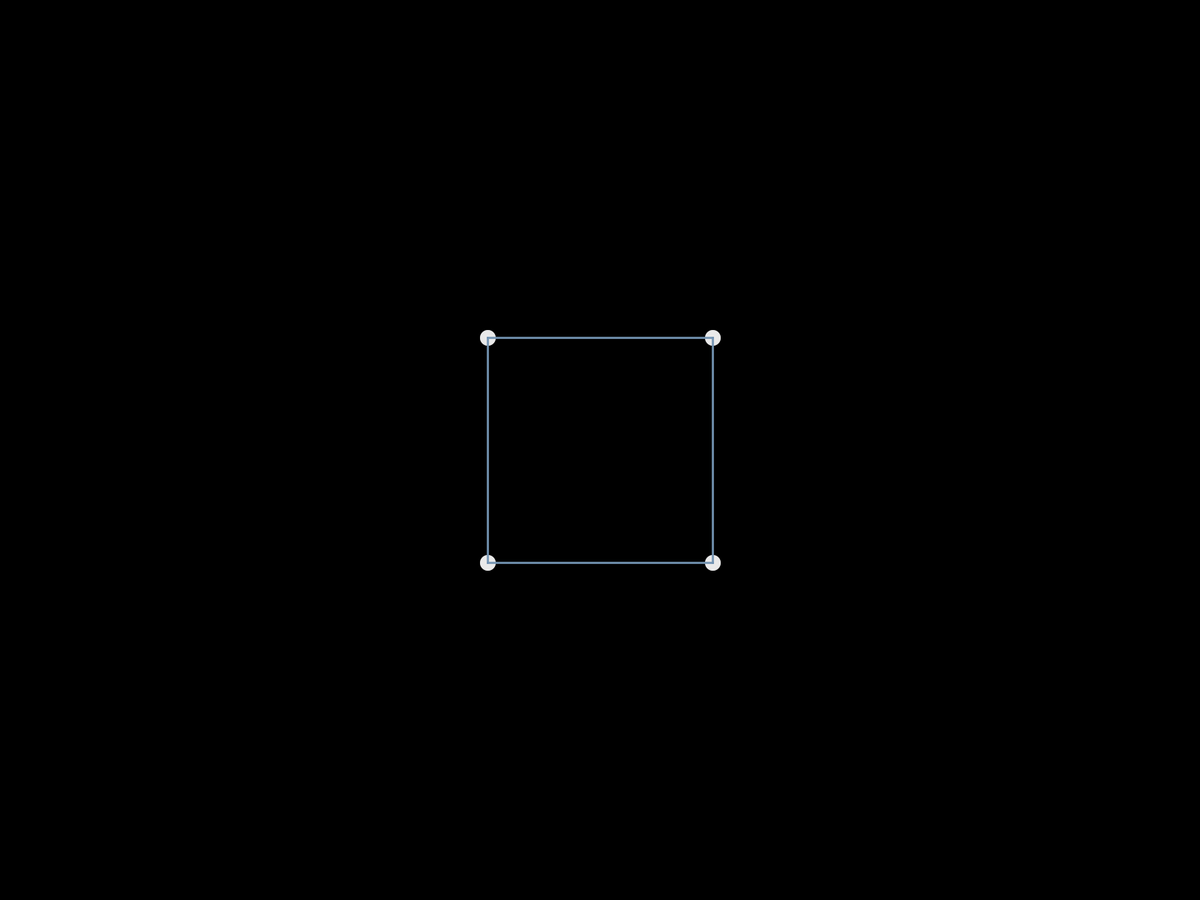
Frame 1 (no input)
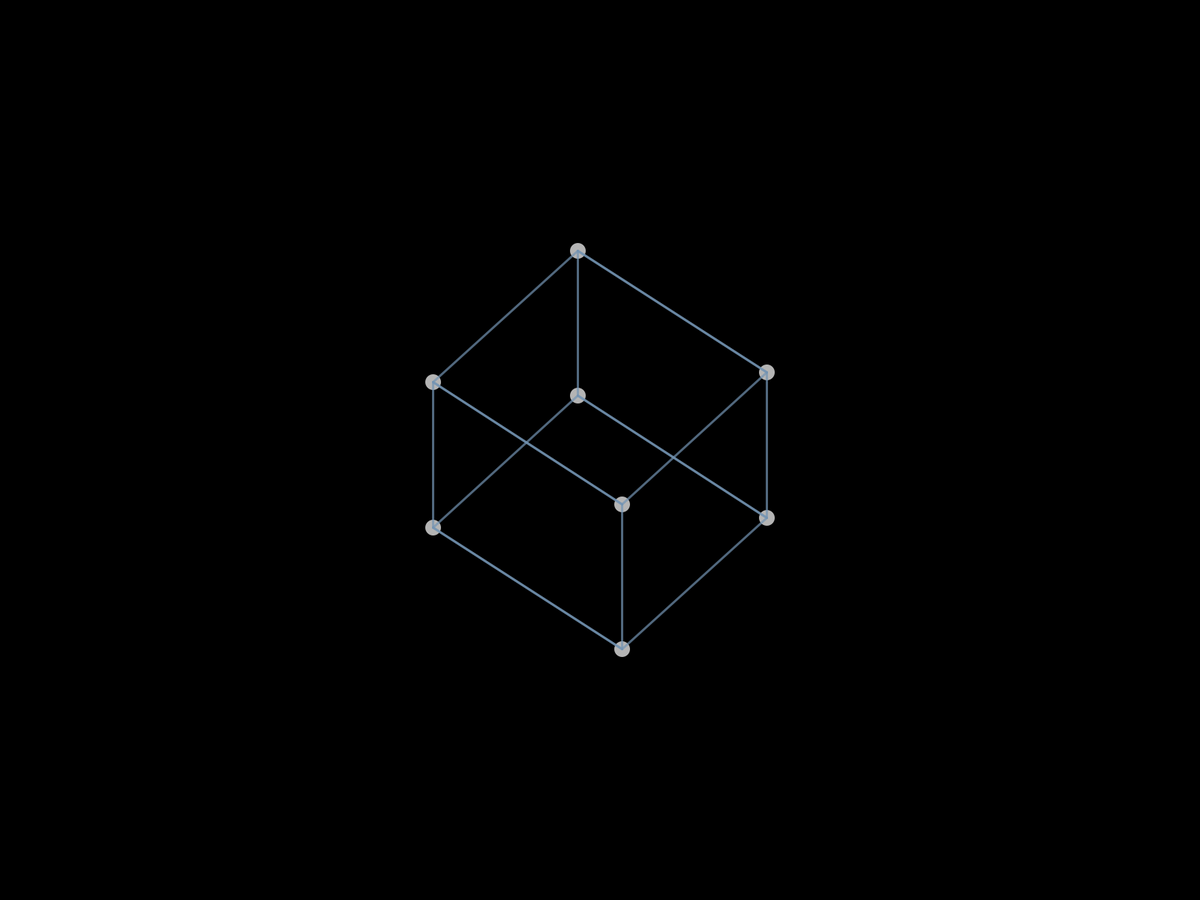
Frame 60 (the mouse pressed at the canvas centre just before this capture)
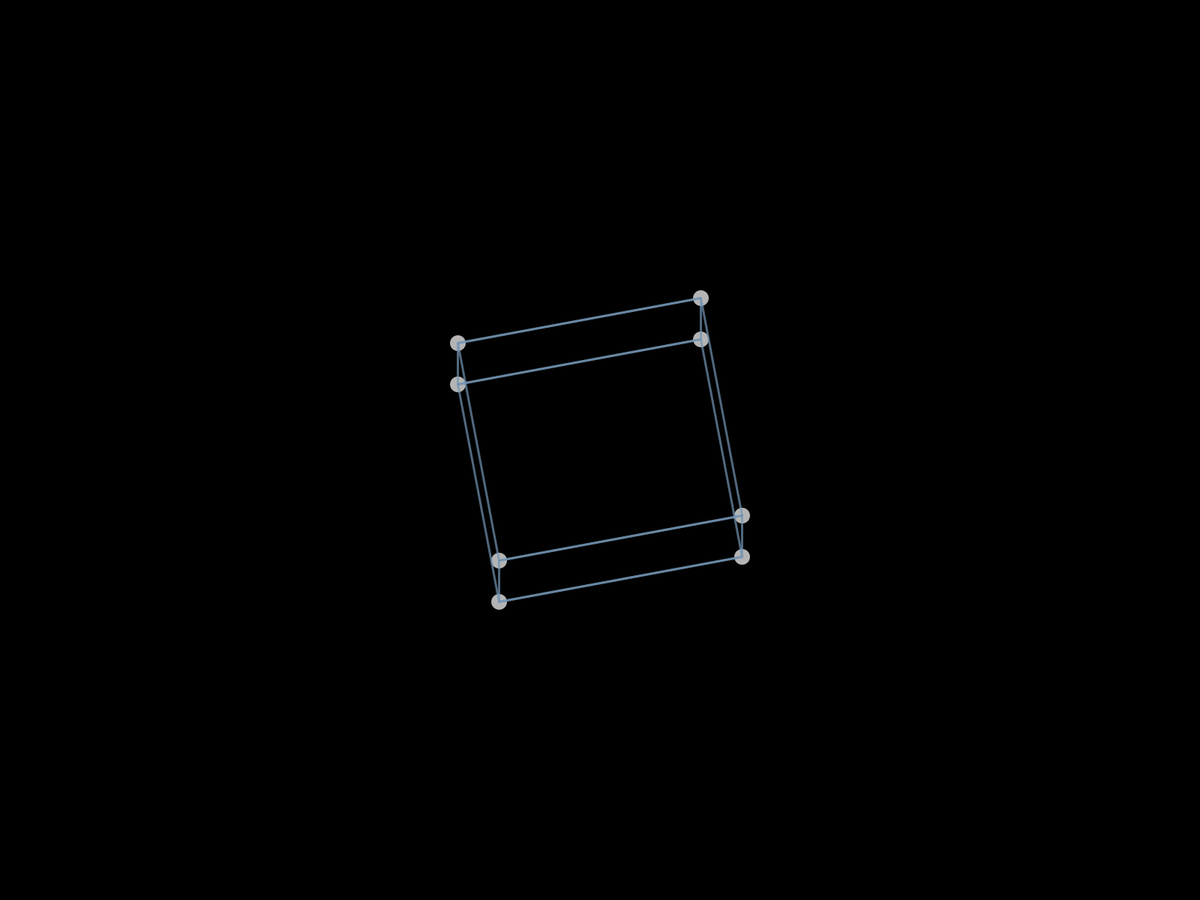
Frame 120 (the mouse held since frame 60 and released just before this capture)

The Processing sketch that drew these frames (run headless with seeded random() and noise(); from frame 60 on, the mouse is pressed at the canvas centre):

// Processing sketch: main
// ── main.pde
Cube cube;

void setup()
{
  surface.setTitle("Cube");
  createCube();

  fullScreen();
}

void createCube()
{
  var totalVertices = floor(pow(2, 3));
  var originPoints = new PVector[totalVertices];

  originPoints[0] = new PVector(1, 1, -1.1);
  originPoints[1] = new PVector(-1, 1, -1.1);
  originPoints[2] = new PVector(-1, -1, -1.1);
  originPoints[3] = new PVector(1, -1, -1.1);
  originPoints[4] = new PVector(1, 1, 1.1);
  originPoints[5] = new PVector(-1, 1, 1.1);
  originPoints[6] = new PVector(-1, -1, 1.1);
  originPoints[7] = new PVector(1, -1, 1.1);
  var radius = 150f;

  cube = new Cube(originPoints, radius);
}

void draw()
{
  background(0);

  cube.animate();
  cube.render();
}

// ── Cube.pde
class Cube
{

  private PVector[] originPoints;
  private PVector[] projectedCube;

  private float theta;
  private float deltaTheta;
  private float radius;

  /* Constructor definition */
  public Cube(PVector[] originPoints, float radius)
  {
    this.originPoints = originPoints;
    this.projectedCube = new PVector[this.originPoints.length];

    this.theta = 0f;
    this.deltaTheta = PI / 213;
    this.radius = radius;
  }

  /* Function definition */
  public void animate()
  {
    if (this.projectedCube != null)
    {
      var rotation = new Rotation();
      var projection = new Projection();

      for (int p = 0; p < this.projectedCube.length; p++)
      {
        var originPoint = this.originPoints[p];

        //var plane = "xy";
        //var rotatedPoint = rotation.rotateAround(originPoint, theta, plane);
        var plane = "xz";
        var rotatedPoint = rotation.rotateAround(originPoint, theta, plane);
        plane = "yz";
        rotatedPoint = rotation.rotateAround(rotatedPoint, theta, plane);

        var projectedPoint = projection.project(rotatedPoint);
        projectedPoint.mult(this.radius);

        this.projectedCube[p] = projectedPoint;
      }
    }

    this.theta += this.deltaTheta;
  }

  public void render()
  {
    if (this.projectedCube != null)
    {
      pushMatrix();
      translate(width / 2, height / 2);

      this.renderVertices();
      this.renderConnections();
      popMatrix();
    }
  }

  private void renderVertices()
  {
    noFill();
    stroke(255, 180);
    strokeWeight(21);

    for (var originPoint : this.projectedCube)
      point(originPoint.x, originPoint.y);
  }

  private void renderConnections()
  {
    for (int p = 0; p < this.projectedCube.length; p++)
    {
      this.connect(p, (p + 1) % 4 + (p >= 4 ? 4 : 0));
      this.connect(p % 4, (p % 4) + 4);
    }
  }

  private void connect(int a, int b)
  {
    var previous = this.projectedCube[a];
    var next = this.projectedCube[b];

    stroke(115, 147, 179, 180);
    strokeWeight(3);
    line(previous.x, previous.y, next.x, next.y);
  }
}

// ── Projection.pde
class Projection
{

  private Utility utility;

  /* Constructor definition */
  public Projection()
  {
    this.utility = new Utility();
  }

  /* Function definition */
  public PVector project(PVector vector)
  {
    var projectionMatrix = new float[][] {
      {1, 0, 0},
      {0, 1, 0}
    };
    
    return this.utility.multiply(projectionMatrix, vector);
  }
}

// ── Rotation.pde
class Rotation
{

  private Utility utility;

  /* Constructor definition */
  public Rotation()
  {
    this.utility = new Utility();
  }

  /* Function definition */
  public PVector rotateAround(PVector vector,
    float angle, String plane)
  {
    var rotationMap = this.getRotationMap(angle);
    var rotationMatrix = rotationMap.get(plane);
    return this.utility.multiply(rotationMatrix, vector);
  }

  private HashMap<String, float[][]> getRotationMap(float angle)
  {
    var rotationMap = new HashMap<String, float[][]>();

    var rotationMatrix = new float[][] {
      {cos(angle), -sin(angle), 0},
      {sin(angle), cos(angle), 0},
      {0, 0, 1}
    };
    var planeString = "xy";
    rotationMap.put(planeString, rotationMatrix);

    rotationMatrix = new float[][] {
      {cos(angle), 0, -sin(angle)},
      {0, 1, 0},
      {sin(angle), 0, cos(angle)}
    };
    planeString = "xz";
    rotationMap.put(planeString, rotationMatrix);

    rotationMatrix = new float[][] {
      {1, 0, 0},
      {0, cos(angle), -sin(angle)},
      {0, sin(angle), cos(angle)}
    };
    planeString = "yz";
    rotationMap.put(planeString, rotationMatrix);

    return rotationMap;
  }
}

// ── Utility.pde
class Utility
{

  /* Constructor definition */
  public Utility()
  {
  }

  /* Function definition */
  public PVector multiply(float[][] m1, PVector m2)
  {
    var newM2 = this.toMatrix(m2);
    var metaVector = this.multiply(m1, newM2);
    return this.toVector(metaVector);
  }

  private float[][] multiply(float[][] matrix0, float[][] matrix1)
  {
    var cols0 = matrix0[0].length;
    var rows1 = matrix1.length;
    var productIsValid = (cols0 == rows1);
    if (!productIsValid) return null;

    var rows0 = matrix0.length;
    var cols1 = matrix1[0].length;
    var metaMatrix = new float[rows0][cols1];
    for (int row = 0; row < rows0; row++)
    {
      for (int col = 0; col < cols1; col++)
      {
        var metaResult = 0f;
        for (int k = 0; k < rows1; k++)
          metaResult += matrix0[row][k] * matrix1[k][col];
        metaMatrix[row][col] = metaResult;
      }
    }

    return metaMatrix;
  }

  private float[][] toMatrix(PVector vector)
  {
    var matrix = new float[3][1];
    matrix[0][0] = vector.x;
    matrix[1][0] = vector.y;
    matrix[2][0] = vector.z;

    return matrix;
  }

  private PVector toVector(float[][] matrix)
  {
    var vector = new PVector();
    vector.x = matrix[0][0];
    vector.y = matrix[1][0];

    var hasValidLength = (matrix.length == 3);
    if (hasValidLength) vector.z = matrix[2][0];

    return vector;
  }
}
